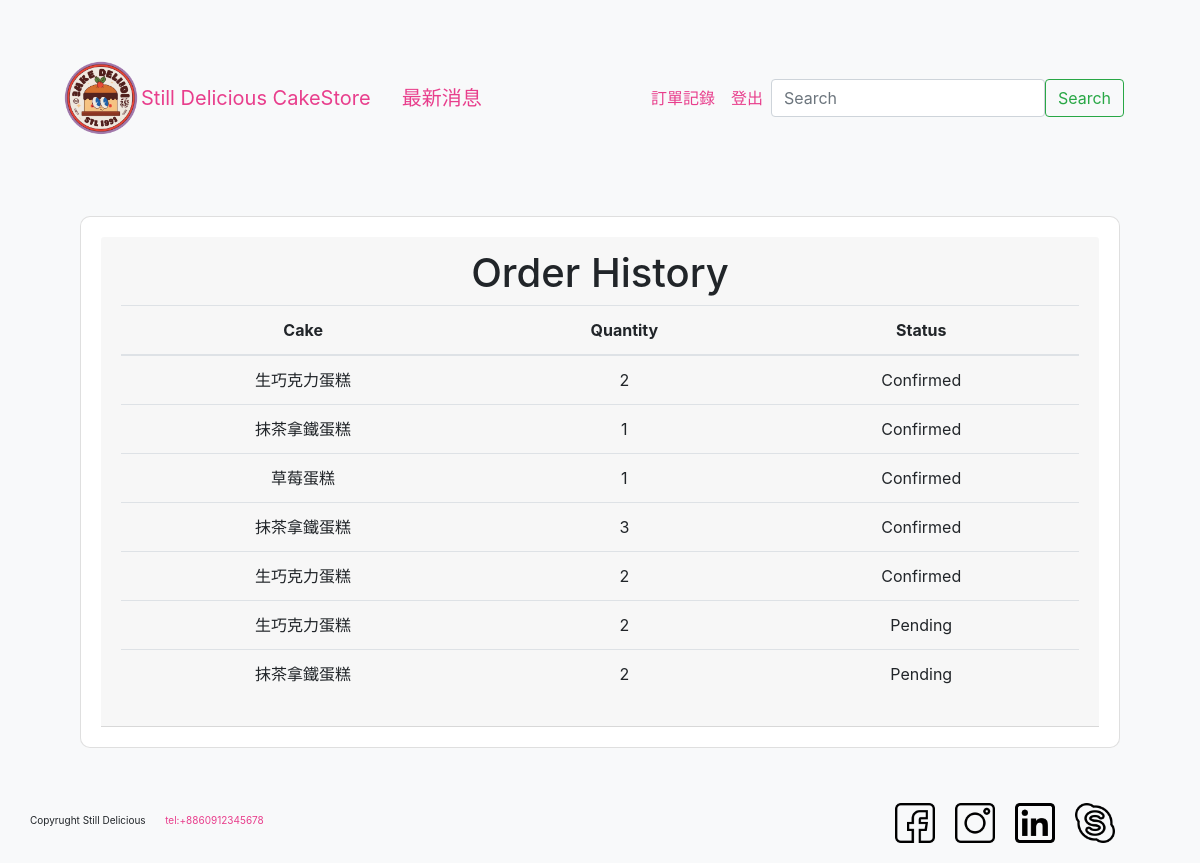
Before: /order_history/ (signed in) with the older database file.
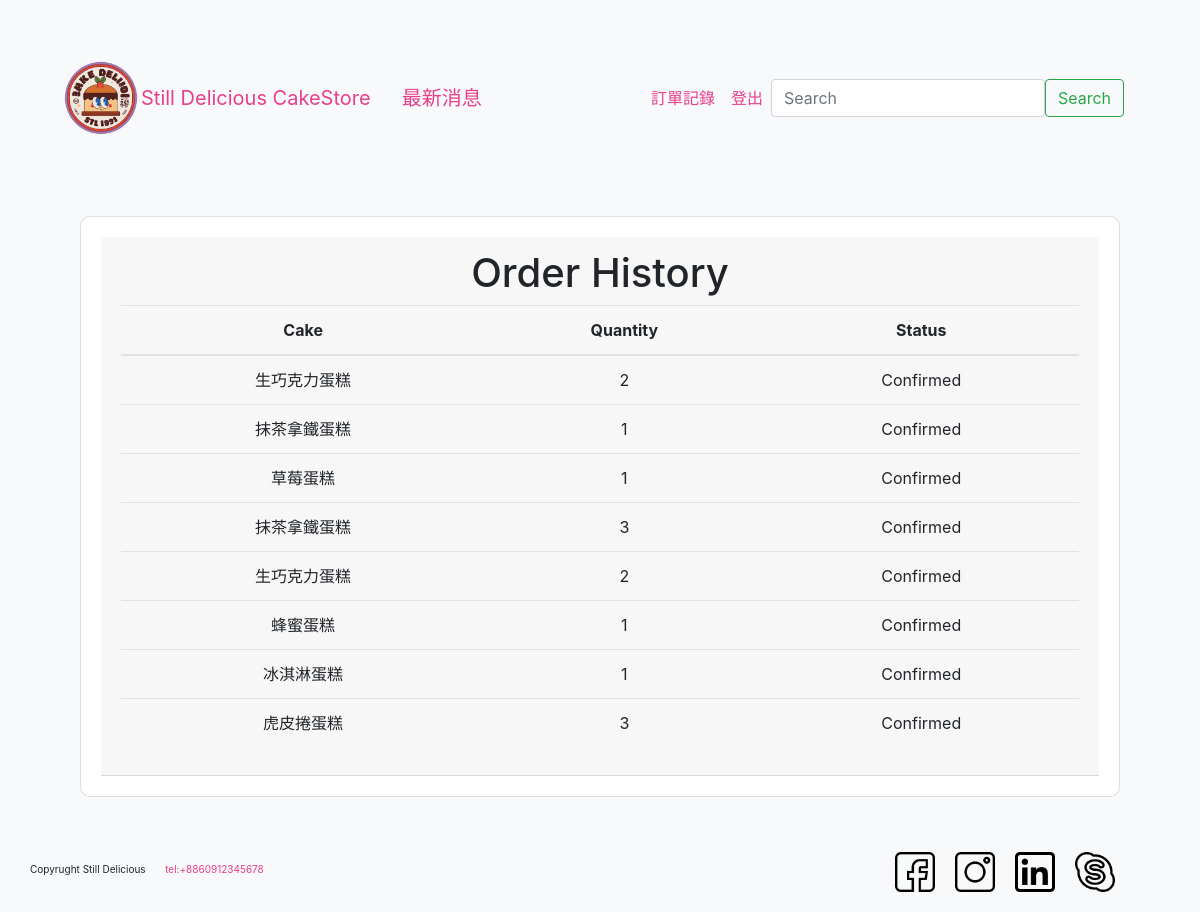
After: the same page with the newer database file.
### shop/models.py (models this page shows, shortened)
class Order(models.Model):
    user = models.ForeignKey(User, on_delete=models.CASCADE)
    cake = models.ForeignKey(Cake, on_delete=models.CASCADE)
    quantity = models.PositiveIntegerField()
    status = models.CharField(max_length=10, default='Pending')
    created_at = models.DateTimeField(auto_now_add=True)  # 確認新增的字段

class Cake(models.Model):
    name = models.CharField(max_length=100)
    price = models.DecimalField(max_digits=5, decimal_places=2)
    image = models.ImageField(upload_to='cakes/')

### shop/views.py (the view)
# urls.py: path('order_history/', views.order_history, name='order_history'),
@login_required
def order_history(request):
    orders = Order.objects.filter(user=request.user)  # 去 Order資料表找指定 user的資料
    return render(request, 'shop/order_history.html', {'orders': orders})

### shop/templates/shop/order_history.html (shortened to what this page needs)
{% extends 'shop/header.html' %}
{% block content %}
<div class="container register-container">
    <div class="row justify-content-center">
        <div class="col-md-12">
            <div class="card">
                <div class="card-header text-center">
                    <h1>Order History</h1>
                    <table class="table">
                        <thead>
                            <tr>
                                <th>Cake</th>
                                <th>Quantity</th>
                                <th>Status</th>
                            </tr>
                        </thead>
                        <tbody>
                            {% for order in orders %}
                            <tr>
                                <td>{{ order.cake.name }}</td>
                                <td>{{ order.quantity }}</td>
                                <td>{{ order.status }}</td>
                            </tr>
                            {% endfor %}
                        </tbody>
                    </table>
                </div>
            </div>
        </div>
    </div>
</div>
{% endblock %}

### shop/templates/shop/header.html (shortened to what this page needs)
<!DOCTYPE html>
<html lang="en">
<head>
    {% load static %}
    <link rel="stylesheet" href="https://stackpath.bootstrapcdn.com/bootstrap/4.3.1/css/bootstrap.min.css"
>
    <link rel="stylesheet" href="https://cdnjs.cloudflare.com/ajax/libs/font-awesome/6.4.0/css/all.min.css">
    {% load static %}
    <link href="{% static 'css/style.css' %}" rel="stylesheet" type="text/css" />
    {% block script %}
    <link rel="stylesheet" href="{% static 'css/reset.css' %}">
    <link rel="stylesheet" href="{% static 'css/basic.css' %}">
    <link rel="stylesheet" href="{% static 'css/style1.css' %}">
    {% endblock %}
    <link href="https://maxcdn.bootstrapcdn.com/bootstrap/4.5.2/css/bootstrap.min.css" rel="stylesheet">
    <link rel="stylesheet" href="https://stackpath.bootstrapcdn.com/bootstrap/4.3.1/css/bootstrap.min.css">
    {% load static %}
    <link rel="stylesheet" href="{% static 'css/styles.css' %}">
</head>
<body>
    <header>
        <div class='container'>
            <nav class="navbar navbar-expand-lg bg-body-tertiary">
                <img src="{% static 'img/SDlogo.png' %}" alt="logo" width="80">
                <a class="navbar-brand" href="{% url 'index' %}">Still Delicious CakeStore</a>
                <div class="container-fluid">
                    <a class="navbar-brand" href="http://www.google.com">最新消息</a>
                    <div class="collapse navbar-collapse" id="navbarSupportedContent">
                        <ul class="navbar-nav ml-auto">
                            {% if user.is_authenticated %}
                            <li class="nav-item">
                                <a class="nav-link" href="{% url 'order_history' %}">訂單記錄</a>
                            </li>
                            <li class="nav-item">
                                <a class="nav-link" href="{% url 'logout' %}">登出</a>
                            </li>
                            {% endif %}
                        </ul>
                        <form class="d-flex" role="search">
                            <input class="form-control me-2" type="search" placeholder="Search" aria-label="Search">
                            <button class="btn btn-outline-success" type="submit">Search</button>
                        </form>
                    </div>
                </div>
            </nav>
        </div>
    </header>
    <div class="container mt-4">
        {% block content %}{% endblock %}
    </div>
    <div id="footer">
        <div id="copyright">
            <small>Copyrught Still Delicious </small>
            <a href="tel:+8801886-666581">tel:+8860912345678</a>
        </div>
        <div id="sns">
            <a href="https://www.facebook.com/fashionvillage/" targe="_blank"><img src="{% static 'img/ion-fb.png' %}"
                    alt=""></a>
            <a href="https://www.instergram.com/fashionvillage/" targe="_blank"><img src="{% static 'img/ion-ig.png' %}"
                    alt=""></a>
            <a href="https://www.linkedin.com/fashionvillage/" targe="_blank"><img
                    src="{% static 'img/ion-linkedin.png' %}" alt=""></a>
            <a href="https://www.skype.com/fashionvillage/" targe="_blank"><img src="{% static 'img/ion-skype.png' %}"
                    alt=""></a>
            <a href="https://www.twitter.com/fashionvillage/" targe="_blank"><img
                    src="{% static 'img/ion-twitter.png' %}" alt=""></a>
        </div>
    </div>
</body>
</html>

### static/css/style.css (style rules this page uses)
body { padding-top: 60px; }

### static/css/basic.css (style rules this page uses)
:root { --black: #000000ff; --grey:#545454ff; --silver:#6f6f6fff; --spanish:#999999FF; --gainsboro:#e0e0e0ff; --white:#ffffffff; --pink: #F18AB8ff; --mimi: #F9CDDEff; --piggy: #FAE4EEff; --red: #FF0000ff; --empty:#ffffff00; --info: #2F80EDff; --success: #27AE60ff; --error: #EB5757ff; --warning: #E2B93Bff; --h1:30px; --h2:26px; --h3:24px; --h4:22px; --h5:20px; --h6:18px; --normal:16px; --small:14px; --mini:12px; --spacing1:8px; --spacing2:16px; --spacing3:24px; --spacing4:32px; --spacing5:40px; --spacing6:56px; --spacing7:72px; --spacing8:80px; --spacing9:96px; --spacing10:120px; --size_normal:10px; --size_basic:0.1; }
html,body { font-family: "Nanum Gothic","微軟正黑體","sans-serif"; color: var(--grey,#545454ff); height: 100%; font-size: var(--normal); }
a:link,a:active,a:visited { color: var(--pink,#F18AB8ff); text-decoration: none; }
h1 { font-size: var(--h1, 30px); font-weight: 800; line-height: calc(var(--size_basic, 0.1)*25); margin: calc(var(--size_normal, 10px)*2) 0; }
small { font-size: var(--small); line-height: calc(var(--size_basic)*11); }

### static/css/style1.css (style rules this page uses)
#footer { width: 1170px; height: 95px; clear: both; margin: 0 auto; }
#small-logo, #copyright { float: left; padding-top: 25px; }
#copyright small, #copyright a { margin-left: 15px; font-size: var(--size_normal); padding-top: 20px; display: inline-block; }
#sns { float: right; padding-top: 35px; }
#sns a { margin: 0 10px; float: left; display: block; width: 40px; height: 40px; }
#sns a img { width: 100%; height: auto; }
.card { background-color: var(--white); padding: 20px; margin: 20px; }
.container { position: relative; cursor: pointer; }

### shop/templates/shop/header.html (style rules this page uses)
.container { margin-top: 50px; }

### shop/templates/shop/order_history.html (style rules this page uses)
body { background-color: #f8f9fa; }
.register-container { margin-top: 50px; }
.card { border-radius: 10px; }

Changed rows visible on the page:
removed Order: cake.name "生巧克力蛋糕", quantity "2", status "Pending"
removed Order: cake.name "抹茶拿鐵蛋糕", quantity "2", status "Pending"
added Order: cake.name "蜂蜜蛋糕", quantity "1", status "Confirmed"
added Order: cake.name "冰淇淋蛋糕", quantity "1", status "Confirmed"
added Order: cake.name "虎皮捲蛋糕", quantity "3", status "Confirmed"
